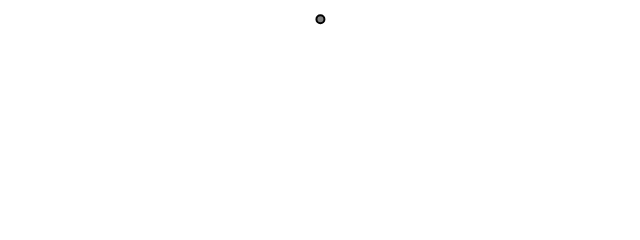
Frame 1 (no input)
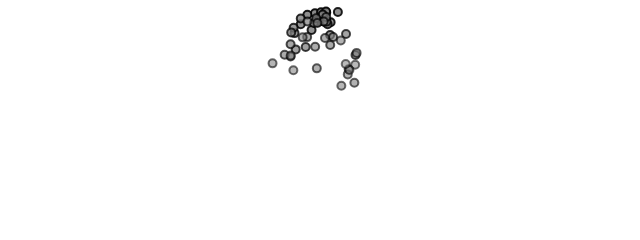
Frame 60 (no input)
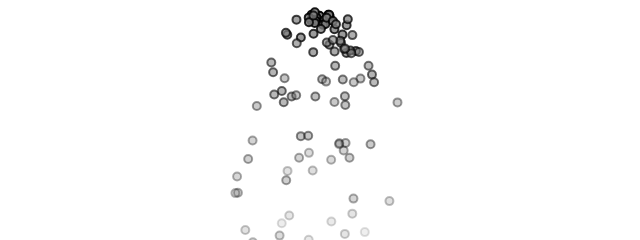
Frame 120 (the mouse pressed at the canvas centre since frame 60)

The p5.js sketch that drew these frames (run headless with seeded random() and noise() and a simulated clock; from frame 60 on, the mouse is pressed at the canvas centre):

// p5.js sketch
// ── sketch.js
// The Nature of Code
// Daniel Shiffman
// http://natureofcode.com

let particles = [];

function setup() {
  createCanvas(640, 240);
}

function draw() {
  background(255);
  particles.push(new Particle(width / 2, 20));

  // Looping through backwards to delete
  for (let i = particles.length - 1; i >= 0; i--) {
    let particle = particles[i];
    particle.run();
    if (particle.isDead()) {
      //remove the particle
      particles.splice(i, 1);
    }
  }
}
// ── particle.js
// The Nature of Code
// Daniel Shiffman
// http://natureofcode.com

// Simple Particle System

// A simple Particle class

class Particle {
  constructor(x, y) {
    this.position = createVector(x, y);
    this.acceleration = createVector(0, 0);
    this.velocity = createVector(random(-1, 1), random(-1, 0));
    this.lifespan = 255.0;
  }

  run() {
    let gravity = createVector(0, 0.05);
    this.applyForce(gravity);
    this.update();
    this.show();
  }

  applyForce(force) {
    this.acceleration.add(force);
  }

  // Method to update position
  update() {
    this.velocity.add(this.acceleration);
    this.position.add(this.velocity);
    this.lifespan -= 2;
    this.acceleration.mult(0);
  }

  // Method to display
  show() {
    stroke(0, this.lifespan);
    strokeWeight(2);
    fill(127, this.lifespan);
    circle(this.position.x, this.position.y, 8);
  }

  // Is the particle still useful?
  isDead() {
    return (this.lifespan < 0.0);
  }
}
